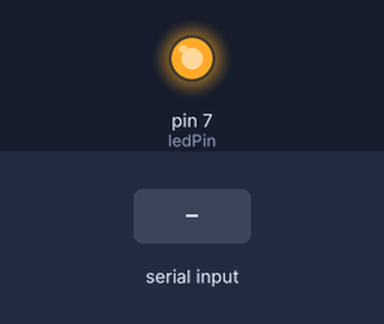
This sketch was run on a simulated Arduino Uno, built with avr-gcc and run on an emulated ATmega328P. Shown: output pins drawn as LEDs (lit = HIGH). The test bench sets the inputs (shaded band). What the sketch prints to the serial monitor is not drawn.

Above: at 1.2 s.
1.3 s: "0" received over the second serial link
At 2.5 s:
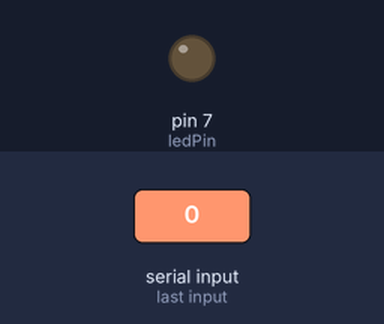
2.8 s: "1" received over the second serial link
At 3.3 s:
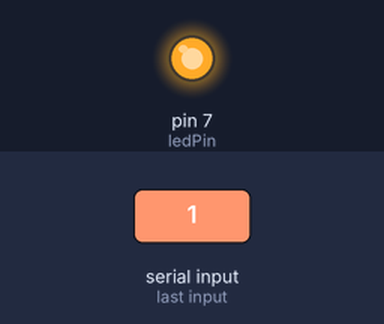
4.3 s: "2" received over the second serial link
At 5.0 s:
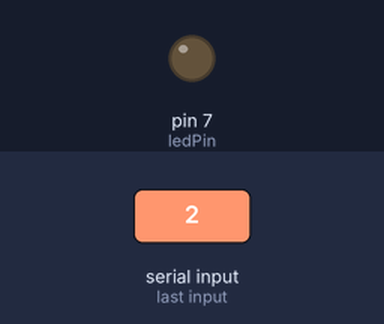
Timing chart, 0 to 7.3 s (numbered marks = the images above; inputs shaded):
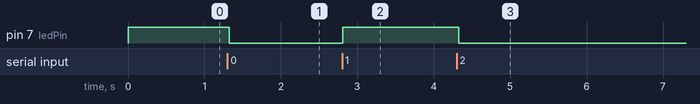

The sketch:

AT-MODE.ino
```cpp
// Basic Bluetooth sketch HC-05_02
// Connect the HC-05 module and communicate using the serial monitor
//
// The HC-05 defaults to commincation mode when first powered on.
// The default baud rate for communication mode is 9600
//
#define ledPin 7
int state = 0;


#include <SoftwareSerial.h>
SoftwareSerial BTserial(A1, 10); // RX | TX
// Connect the HC-05 TX to Arduino pin 2 RX.
// Connect the HC-05 RX to Arduino pin 3 TX through a voltage divider.
//

char c = ' ';

void setup()
{
    pinMode(ledPin, OUTPUT);
    digitalWrite(ledPin, HIGH);


    Serial.begin(9600);
    Serial.println("Arduino is ready");

    // HC-05 default serial speed for commincation mode is 9600 --AT = 38400
    BTserial.begin(9600);
}

void loop()
{

    // Keep reading from HC-05 and send to Arduino Serial Monitor
    if (BTserial.available())
    {
        c = BTserial.read();
        if (c == '1'){
          digitalWrite(ledPin, HIGH);
        }
        else{
          digitalWrite(ledPin, LOW);
        }
        Serial.write(c);
    }
    BTserial.write("tet1");
    BTserial.write("test2\n");
    BTserial.write("test3\r");
    BTserial.write("test4\r\n");
    BTserial.write("test5\n\r");
    // Keep reading from Arduino Serial Monitor and send to HC-05
    if (Serial.available())
    {
        c =  Serial.read();
        BTserial.write(c);
    }

}
```

Measured:
- after the input at 1.3 s, pin 7 (ledPin): HIGH → LOW at once
- after the input at 2.8 s, pin 7 (ledPin): LOW → HIGH at once
- after the input at 4.3 s, pin 7 (ledPin): HIGH → LOW at once
